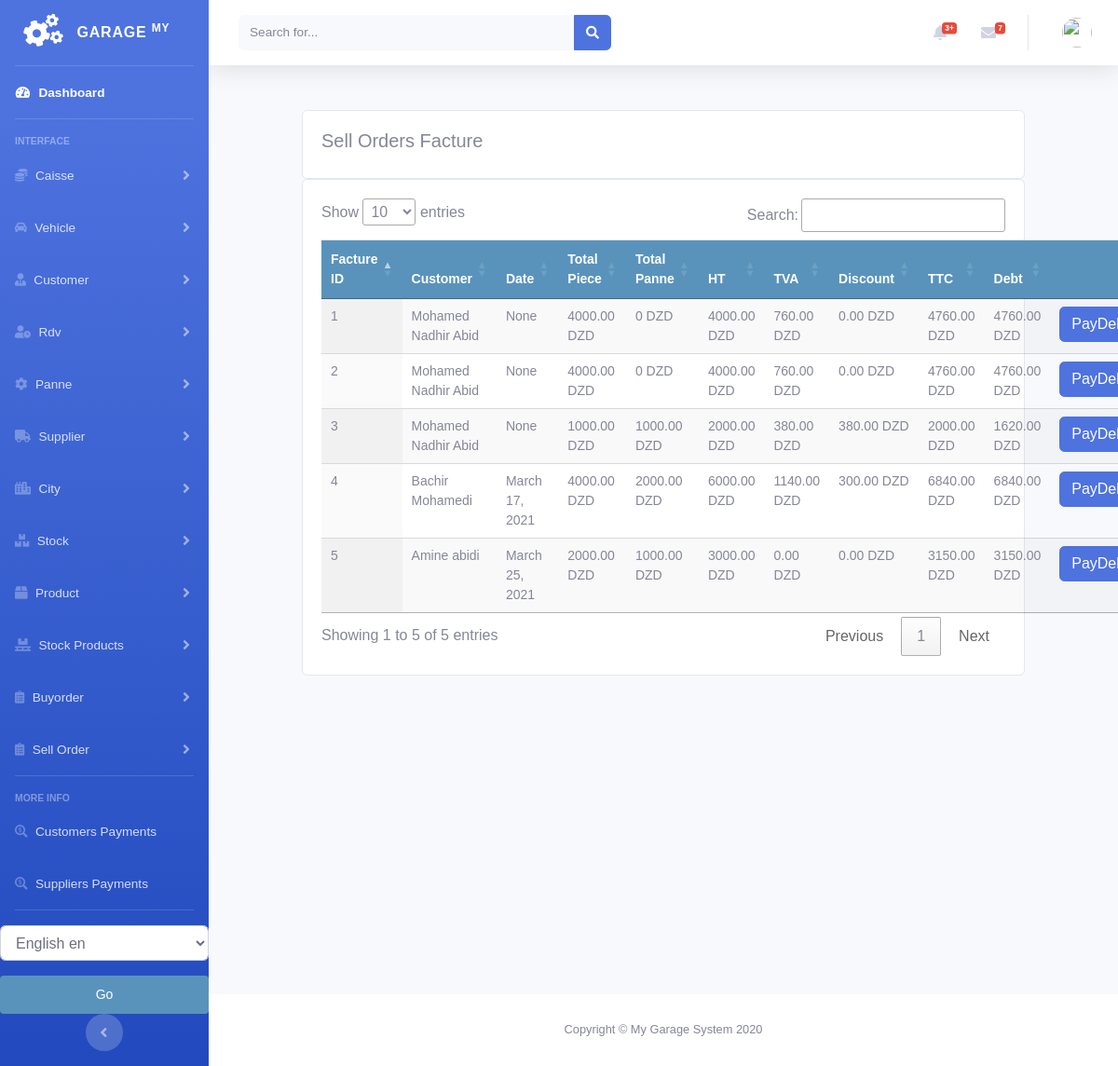
Before: /sellorder/factured_sellorder_list with the older database file.
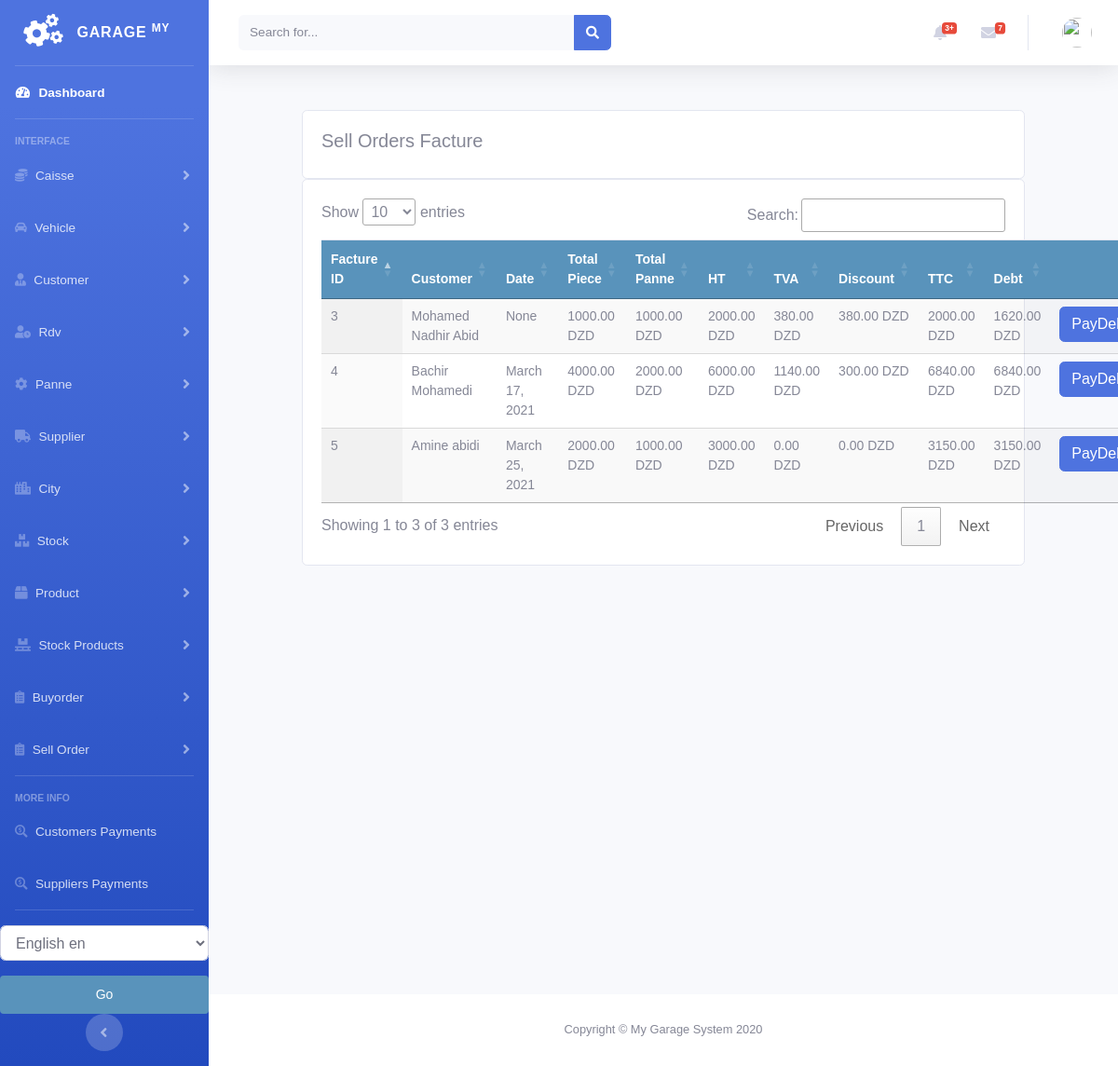
After: the same page with the newer database file.
### sellorder/models.py (models this page shows, shortened)
class SellOrderFacture(models.Model):
    order = models.ForeignKey(Order, on_delete=models.CASCADE)
    created = models.DateTimeField(auto_now_add=True)
    updated = models.DateTimeField(auto_now=True)

class Order(models.Model):
    customer = models.ForeignKey(Customer, on_delete=models.DO_NOTHING)
    vehicle = models.ForeignKey(Vehicle, on_delete=models.DO_NOTHING, null=True, blank=True)
    created = models.DateTimeField(auto_now_add=True)
    updated = models.DateTimeField(auto_now=True)
    debt = models.DecimalField(max_digits=10, decimal_places=2, null=True, blank=True, default=0)
    timbre = models.DecimalField(max_digits=10, decimal_places=2, null=True, blank=True, default=0)
    total_price = models.DecimalField(max_digits=10, decimal_places=2, null=True, blank=True, default=0)
    discount_amount = models.DecimalField(max_digits=10, decimal_places=2, null=True, blank=True, default=0)
    paid = models.BooleanField(default=False)
    order_tva = models.PositiveIntegerField(default=0)
    confirmed = models.BooleanField(default=False)
    factured = models.BooleanField(default=False)
    order_date = models.DateField(null=True, blank=True)
    class Meta:
        ordering = ('-created',)
    def get_total_cost(self):
        return sum(item.get_cost() for item in self.items.all())
    def get_total_panne(self):
        return sum(item.get_cost() for item in self.pannes.all())
    def get_total_item_panne(self):
        return sum(item.get_cost() for item in self.pannes.all()) + sum(item.get_cost() for item in self.items.all())
    def get_tva(self):
        return round(self.get_total_item_panne() * Decimal(self.order_tva / 100), 2)
    def get_ttc(self):
        return round(self.get_total_item_panne() + self.get_tva() - self.discount_amount + self.timbre, 2)

class OrderItem(models.Model):
    order = models.ForeignKey(Order,
                              related_name='items',
                              on_delete=models.CASCADE)
    stockproduct = models.ForeignKey(StockProduct,
                                     related_name='order_item',
                                     on_delete=models.DO_NOTHING, null=True, blank=True)
    price = models.DecimalField(max_digits=10, decimal_places=2)
    quantity = models.PositiveIntegerField(default=1)
    def get_cost(self):
        return self.price * self.quantity

class PanneItem(models.Model):
    order = models.ForeignKey(Order,
                              related_name='pannes',
                              on_delete=models.CASCADE)
    panne = models.ForeignKey(Panne, related_name='order_panne',
                              on_delete=models.DO_NOTHING, null=True, blank=True)
    price = models.DecimalField(max_digits=10, decimal_places=2)
    def get_cost(self):
        return self.price

### customer/models.py (models this page shows, shortened)
class Customer(models.Model):
    firstname = models.CharField(max_length=250, null=True)
    lastname = models.CharField(max_length=250, null=True)
    address = models.CharField(max_length=200, null=True)
    phone = models.CharField(max_length=200, null=True)
    date_created = models.DateTimeField(auto_now_add=True, null=True)
    date_joined = models.DateField(null=True)
    debt = models.DecimalField(max_digits=10, decimal_places=2, null=True, default=0)
    def __str__(self):
        return self.firstname + " " + self.lastname

### sellorder/views.py (the view)
# urls.py: path('factured_sellorder_list', views.factured_sellorder_list, name='factured_sellorder_list'),
def factured_sellorder_list(request):
    sellorders = SellOrderFacture.objects.all()
    context = {
        'sellorders': sellorders
    }
    return render(request, 'sellorder/list_sellorder_facture.html', context)

### sellorder/templates/sellorder/list_sellorder_facture.html (shortened to what this page needs)
{% extends 'home.html' %}
{% load static %}
{% block content %}
<br>
<div class="row">
    <div class="col-md">
        <div class="card card-body">
            <h5>Sell Orders Facture</h5>
        </div>
        <div class="card card-body">
            <table id="table_id" class="table display text-center">
                <thead>
                <tr>
                    <th>Facture ID</th>
                    <th>Customer</th>
                    <th>Date</th>
                    <th>Total Piece</th>
                    <th>Total Panne</th>
                    <th>HT</th>
                    <th>TVA</th>
                    <th>Discount</th>
                    <th>TTC</th>
                    <th>Debt</th>
                    <th></th>
                </tr>
                </thead>
                <tbody>
                {% for order in sellorders %}
                <tr>
                    <td>{{order.id}}</td>
                    <td>{{order.order.customer}}</td>
                    <td>{{order.order.order_date}}</td>
                    <td>{{order.order.get_total_cost}} DZD</td>
                    <td>{{order.order.get_total_panne}} DZD</td>
                    <td>{{order.order.get_total_item_panne}} DZD</td>
                    <td>{{order.order.get_tva}} DZD</td>
                    <td>{{order.order.discount_amount}} DZD</td>
                    <td>{{order.order.get_ttc}} DZD</td>
                    <td>{{order.order.debt}} DZD</td>
                    <td>
                        {% if order.order.debt > 0 %}
                            <a class="btn btn-primary " href="{% url 'payments:create_customer_payment' order.order.id %}">PayDebt</a>
                        {% endif %}
                    </td>
                </tr>
                {% endfor %}
                </tbody>
            </table>
        </div>
    </div>
</div>
{% endblock %}
{% block jsscript %}
<link rel="stylesheet" href="https://ajax.googleapis.com/ajax/libs/jqueryui/1.12.1/themes/smoothness/jquery-ui.css">
<link rel="stylesheet" href="https://cdnjs.cloudflare.com/ajax/libs/chosen/1.8.7/chosen.min.css"/>
<link rel="stylesheet" type="text/css" href="https://cdn.datatables.net/1.10.22/css/jquery.dataTables.css">
{% endblock %}

### accounts/templates/home.html (shortened to what this page needs)
<!DOCTYPE html>
<html lang="en">
<head>
    {% load static %}
    <link rel="stylesheet" href="//code.jquery.com/ui/1.12.1/themes/base/jquery-ui.css">
    <link href="https://cdnjs.cloudflare.com/ajax/libs/font-awesome/5.13.0/css/all.min.css" rel="stylesheet">
    <link rel="stylesheet" href="https://stackpath.bootstrapcdn.com/bootstrap/4.3.1/css/bootstrap.min.css"
>
    <link rel="stylesheet" type="text/css" href="{% static 'vendor/fontawesome-free/css/all.min.css' %}">
    <link rel="stylesheet" type="text/css" href="{% static 'css/sb-admin-2.min.css' %}">
    <link rel="stylesheet" type="text/css" href="{% static 'css/main.css' %}">
</head>
<body id="page-top">
<div id="wrapper">
    {% include 'sidenavbar.html' %}
    <div id="content-wrapper" class="d-flex flex-column">
        {% include 'navbar.html' %}
        <div id="content">
            {% block content %}
            {% endblock %}
        </div>
      <footer class="sticky-footer bg-white">
        <div class="container my-auto">
          <div class="copyright text-center my-auto">
            <span>Copyright &copy; My Garage System 2020</span>
          </div>
        </div>
      </footer>
    </div>
</div>
{% block jsscript %}{% endblock %}
</body>
</html>

### accounts/templates/sidenavbar.html (shortened to what this page needs)
{% load  static %}
{% load i18n %}
<ul class="navbar-nav bg-gradient-primary sidebar sidebar-dark accordion" id="accordionSidebar">
    <a class="sidebar-brand d-flex align-items-center justify-content-center" href="/">
        <div class="sidebar-brand-icon rotate-n-15">
            <i class="fas fa-cogs"></i>
        </div>
        <div class="sidebar-brand-text mx-3">Garage <sup>My</sup></div>
    </a>
    <hr class="sidebar-divider my-0">
    <li class="nav-item active">
        <a class="nav-link" href="/">
            <i class="fas fa-fw fa-tachometer-alt"></i>
            <span>{% trans "Dashboard" %}</span></a>
    </li>
    <hr class="sidebar-divider">
    <div class="sidebar-heading">
        Interface
    </div>
    <li class="nav-item">
        <a class="nav-link collapsed" href="#" data-toggle="collapse" data-target="#collapseCaisse"
           aria-expanded="true" aria-controls="collapseCaisse">
            <i class="fas fa-coins"></i>
            <span>Caisse</span>
        </a>
    </li>
    <li class="nav-item">
        <a class="nav-link collapsed" href="#" data-toggle="collapse" data-target="#collapseType"
           aria-expanded="true" aria-controls="collapseType">
    <i class="fas fa-car-alt"></i>
            <span>Vehicle</span>
        </a>
    </li>
    <li class="nav-item">
        <a class="nav-link collapsed" href="#" data-toggle="collapse" data-target="#collapseCustomer"
           aria-expanded="true" aria-controls="collapseCustomer">
            <i class="fas fa-user-tie"></i>
            <span>Customer</span>
        </a>
    </li>
    <li class="nav-item">
        <a class="nav-link collapsed" href="#" data-toggle="collapse" data-target="#collapseRdv"
           aria-expanded="true" aria-controls="collapseRdv">
            <i class="fas fa-user-clock"></i>
            <span>Rdv</span>
        </a>
    </li>
    <li class="nav-item">
        <a class="nav-link collapsed" href="#" data-toggle="collapse" data-target="#collapsePanne"
           aria-expanded="true" aria-controls="collapsePanne">
            <i class="fas fa-cog"></i>
            <span>Panne</span>
        </a>
    </li>
    <li class="nav-item">
        <a class="nav-link collapsed" href="#" data-toggle="collapse" data-target="#collapsesupplier"
           aria-expanded="true" aria-controls="collapsesupplier">
            <i class="fas fa-truck"></i>
            <span>Supplier</span>
        </a>
    </li>
    <li class="nav-item">
        <a class="nav-link collapsed" href="#" data-toggle="collapse" data-target="#collapseCity"
           aria-expanded="true" aria-controls="collapseCity">
            <i class="fas fa-city"></i>
            <span>City</span>
        </a>
    </li>
    <li class="nav-item">
        <a class="nav-link collapsed" href="#" data-toggle="collapse" data-target="#collapsestock"
           aria-expanded="true" aria-controls="collapsestock">
            <i class="fas fa-boxes"></i>
            <span>Stock</span>
        </a>
    </li>
    <li class="nav-item">
        <a class="nav-link collapsed" href="#" data-toggle="collapse" data-target="#collapseproduct"
           aria-expanded="true" aria-controls="collapseproduct">
            <i class="fas fa-box"></i>
            <span>Product</span>
        </a>
    </li>
    <li class="nav-item">
        <a class="nav-link collapsed" href="#" data-toggle="collapse" data-target="#collapsestockproduct"
           aria-expanded="true" aria-controls="collapsestockproduct">
            <i class="fas fa-pallet"></i>
            <span>Stock Products</span>
        </a>
    </li>
    <li class="nav-item">
        <a class="nav-link collapsed" href="#" data-toggle="collapse" data-target="#collapsebuyorder"
           aria-expanded="true" aria-controls="collapsebuyorder">
            <i class="fas fa-clipboard-list"></i>
            <span>Buyorder</span>
        </a>
    </li>
    <li class="nav-item">
        <a class="nav-link collapsed" href="#" data-toggle="collapse" data-target="#collapsesellorder"
           aria-expanded="true" aria-controls="collapsesellorder">
            <i class="fas fa-clipboard-list"></i>
            <span>Sell Order</span>
        </a>
    </li>
    <hr class="sidebar-divider">
    <div class="sidebar-heading">
        More Info
    </div>
    <li class="nav-item">
        <a class="nav-link" href="{% url 'payments:customer_payment_list' %}">
            <i class="fas fa-search-dollar"></i>
            <span>Customers Payments</span></a>
    </li>
    <li class="nav-item">
        <a class="nav-link" href="{% url 'payments:supplier_payment_list' %}">
            <i class="fas fa-search-dollar"></i>
            <span>Suppliers Payments</span></a>
    </li>
    <hr class="sidebar-divider d-none d-md-block">
    {% get_current_language as LANGUAGE_CODE %}
          <form action="{% url 'set_language'%}" method="post">
              <select class="form-control" name="language" id="">
                  {% get_available_languages as LANGUAGES %}
                  {% get_language_info_list for LANGUAGES as languages %}
                  {% for language in languages %}
                    <option value="{{ language.code }}" {% if language.code == LANGUAGE_CODE %} selected {% endif %}>
                       <i class="fas fa-clipboard-list"></i>  {{ language.name_local}} {{ language.code }}
                    </option>
                  {% endfor %}
              </select>
              <input class="btn btn-warning btn-block mt-3" type="submit" value="Go">
          </form>
    <div class="text-center d-none d-md-inline">
        <button class="rounded-circle border-0" id="sidebarToggle"></button>
    </div>
</ul>

### accounts/templates/navbar.html (shortened to what this page needs)
{% load  static %}
        <nav class="navbar navbar-expand navbar-light bg-white topbar mb-4 static-top shadow">
          <form class="d-none d-sm-inline-block form-inline mr-auto ml-md-3 my-2 my-md-0 mw-100 navbar-search">
            <div class="input-group">
              <input type="text" class="form-control bg-light border-0 small" placeholder="Search for..." aria-label="Search" aria-describedby="basic-addon2">
              <div class="input-group-append">
                <button class="btn btn-primary" type="button">
                  <i class="fas fa-search fa-sm"></i>
                </button>
              </div>
            </div>
          </form>
          <ul class="navbar-nav ml-auto">
            <li class="nav-item dropdown no-arrow mx-1">
              <a class="nav-link dropdown-toggle" href="#" id="alertsDropdown" role="button" data-toggle="dropdown" aria-haspopup="true" aria-expanded="false">
                <i class="fas fa-bell fa-fw"></i>
                <span class="badge badge-danger badge-counter">3+</span>
              </a>
            </li>
            <li class="nav-item dropdown no-arrow mx-1">
              <a class="nav-link dropdown-toggle" href="#" id="messagesDropdown" role="button" data-toggle="dropdown" aria-haspopup="true" aria-expanded="false">
                <i class="fas fa-envelope fa-fw"></i>
                <span class="badge badge-danger badge-counter">7</span>
              </a>
            </li>
            <li class="nav-item dropdown no-arrow">
              <a class="nav-link dropdown-toggle" href="#" id="userDropdown" role="button" data-toggle="dropdown" aria-haspopup="true" aria-expanded="false">
                <img class="img-profile rounded-circle" src="https://source.unsplash.com/QAB-WJcbgJk/60x60">
              </a>
            </li>
          </ul>
        </nav>

### static/css/main.css (style rules this page uses)
body { margin:0; padding:0; font-family:helvetica, sans-serif; }
h1, h2, h3, h4, h5 , h6 { font-family: 'Ubuntu', sans-serif; font-weight:normal; }
a { text-decoration:none; color:#5993bb; }
a.button, input[type="submit"] { color:#fff; background:#5993bb; border-radius:4px; padding:10px 20px; font-size:14px; border:0; }
table { width:100%; border-spacing:0; border-collapse: collapse; }
table th, table td { text-align:left; font-size:14px; padding:10px; margin:0; }
tbody tr:nth-child(odd) { background:#efefef; }
thead th, tbody tr.total { background:#5993bb; color:#fff; font-weight:bold; }
#content { padding:0 100px; overflow:hidden; }

Changed rows visible on the page:
removed SellOrderFacture: id "1", order.customer "Mohamed Nadhir Abid", order.order_date "None", order.get_total_cost "4000.00", order.get_total_panne "0", order.get_total_item_panne "4000.00", order.get_tva "760.00", order.discount_amount "0.00", order.get_ttc "4760.00", order.debt "4760.00", shows "PayDebt"
removed SellOrderFacture: id "2", order.customer "Mohamed Nadhir Abid", order.order_date "None", order.get_total_cost "4000.00", order.get_total_panne "0", order.get_total_item_panne "4000.00", order.get_tva "760.00", order.discount_amount "0.00", order.get_ttc "4760.00", order.debt "4760.00", shows "PayDebt"
Other visible differences:
text written by a page script: "Show entries Search: Showing 1 to 5 of 5 entries Previous 1 Next" → "Show entries Search: Showing 1 to 3 of 3 entries Previous 1 Next"
